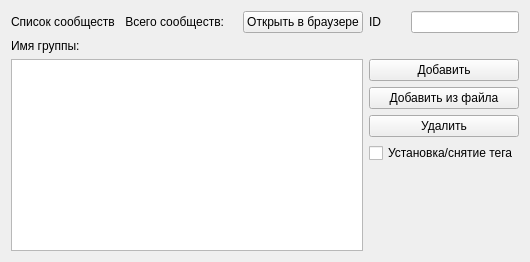
     <widget class="QWidget" name="tab_3">
      <attribute name="title">
       <string>Сообщества</string>
      </attribute>
      <layout class="QGridLayout" name="gridLayout_5">
       <item row="2" column="0" colspan="5">
        <widget class="QLabel" name="label_31_groupname">
         <property name="text">
          <string>Имя группы: </string>
         </property>
        </widget>
       </item>
       <item row="1" column="3">
        <widget class="QLabel" name="label_31_countgroup">
         <property name="text">
          <string/>
         </property>
        </widget>
       </item>
       <item row="5" column="5" colspan="2">
        <widget class="QPushButton" name="pushButton_7_delgroup">
         <property name="text">
          <string>Удалить</string>
         </property>
        </widget>
       </item>
       <item row="4" column="5" colspan="2">
        <widget class="QPushButton" name="pushButton_6_addgroupfromfile">
         <property name="text">
          <string>Добавить из файла</string>
         </property>
        </widget>
       </item>
       <item row="1" column="5">
        <widget class="QLabel" name="label_2">
         <property name="text">
          <string>ID</string>
         </property>
        </widget>
       </item>
       <item row="3" column="5" colspan="2">
        <widget class="QPushButton" name="pushButton_addgroup">
         <property name="text">
          <string>Добавить</string>
         </property>
        </widget>
       </item>
       <item row="1" column="6">
        <widget class="QLineEdit" name="lineEdit_id_vk_fornewgroup">
         <property name="sizePolicy">
          <sizepolicy hsizetype="Minimum" vsizetype="Fixed">
           <horstretch>0</horstretch>
           <verstretch>0</verstretch>
          </sizepolicy>
         </property>
        </widget>
       </item>
       <item row="7" column="6">
        <spacer name="verticalSpacer">
         <property name="orientation">
          <enum>Qt::Vertical</enum>
         </property>
         <property name="sizeHint" stdset="0">
          <size>
           <width>20</width>
           <height>40</height>
          </size>
         </property>
        </spacer>
       </item>
       <item row="6" column="5" colspan="2">
        <widget class="QCheckBox" name="CheckBox_forTagGroup">
         <property name="enabled">
          <bool>true</bool>
         </property>
         <property name="text">
          <string>Установка/снятие тега</string>
         </property>
        </widget>
       </item>
       <item row="3" column="0" rowspan="6" colspan="5">
        <widget class="QTableView" name="tableView_2_grouptag">
         <property name="sizePolicy">
          <sizepolicy hsizetype="Expanding" vsizetype="Expanding">
           <horstretch>1</horstretch>
           <verstretch>0</verstretch>
          </sizepolicy>
         </property>
         <property name="editTriggers">
          <set>QAbstractItemView::AnyKeyPressed|QAbstractItemView::DoubleClicked|QAbstractItemView::EditKeyPressed|QAbstractItemView::SelectedClicked</set>
         </property>
         <property name="sortingEnabled">
          <bool>false</bool>
         </property>
        </widget>
       </item>
       <item row="1" column="4">
        <widget class="QPushButton" name="pushBatton_opengroupinbr">
         <property name="text">
          <string>Открыть в браузере</string>
         </property>
        </widget>
       </item>
       <item row="1" column="0" colspan="2">
        <widget class="QLabel" name="label_15">
         <property name="sizePolicy">
          <sizepolicy hsizetype="Preferred" vsizetype="Preferred">
           <horstretch>1</horstretch>
           <verstretch>0</verstretch>
          </sizepolicy>
         </property>
         <property name="text">
          <string>Список сообществ</string>
         </property>
        </widget>
       </item>
       <item row="1" column="2">
        <widget class="QLabel" name="label_32">
         <property name="text">
          <string> Всего сообществ:</string>
         </property>
         <property name="alignment">
          <set>Qt::AlignRight|Qt::AlignTrailing|Qt::AlignVCenter</set>
         </property>
        </widget>
       </item>
      </layout>
     </widget>
